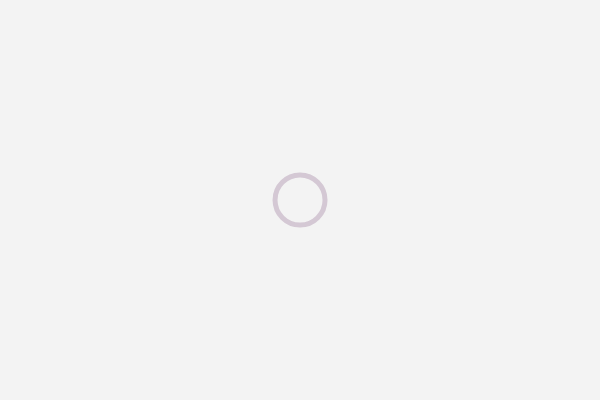
Frame 1 (no input)
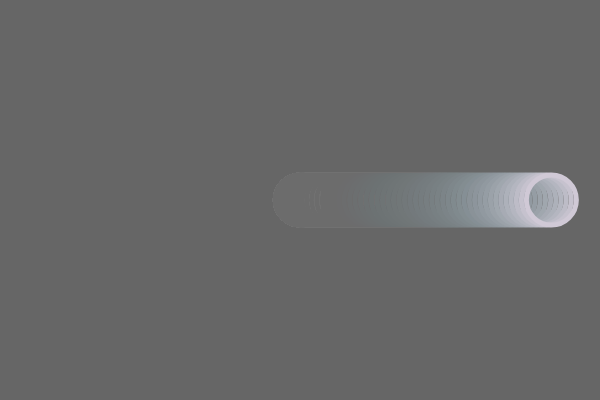
Frame 60 (no input)
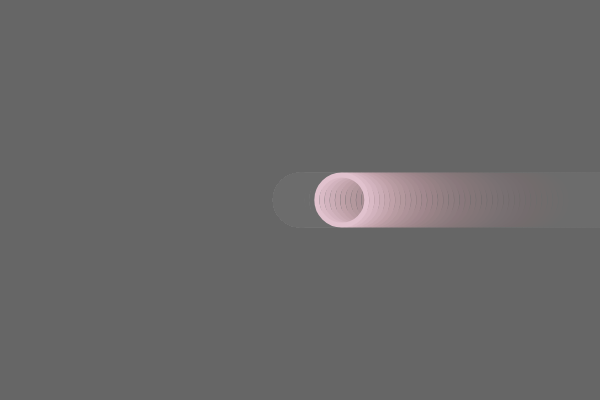
Frame 120 (the mouse pressed at the canvas centre since frame 60)

The p5.js sketch that drew these frames (run headless with seeded random() and noise() and a simulated clock; from frame 60 on, the mouse is pressed at the canvas centre):

// p5.js sketch
// ── sketch.js
let position;
let velocity;
let acceleration;

function setup() {
  createCanvas(600, 400);
  noFill();

  // Initialize position at the center
  position = createVector(width / 2, height / 2);

  // Velocity determines how fast the circle moves
  velocity = createVector(0, 0);

  // Acceleration determines the change in velocity
  acceleration = createVector(0, 0);
}

function draw() {
  background(100, 20);

  strokeWeight(5);

  // Create a force that moves the circle side-to-side
  let forceMagnitude = 0.5;
  let sideForce = createVector(sin(frameCount * 0.05), 0);
  sideForce.mult(forceMagnitude);

  // Apply the side force to the acceleration
  applyForce(sideForce);

  // Update the velocity by adding acceleration
  velocity.add(acceleration);

  // Update the position by adding velocity
  position.add(velocity);

  // Reset acceleration to zero after applying forces
  acceleration.mult(0);

  // Limit the velocity to keep the movement smooth
  velocity.limit(5);

  // Set color based on horizontal movement
  let sinVal = sin(frameCount * 0.05);
  let r = map(sinVal, -1, 1, 255, 173);
  let g = map(sinVal, -1, 1, 182, 216);
  let b = map(sinVal, -1, 1, 193, 230);

  stroke(r, g, b);

  // Draw the circle
  let diam = 50;
  circle(position.x, position.y, diam);

  // Keep the circle within the canvas bounds
  if (position.x > width || position.x < 0) {
    velocity.x *= -1;
  }
}

// Function to add forces to acceleration
function applyForce(force) {
  acceleration.add(force);
}
